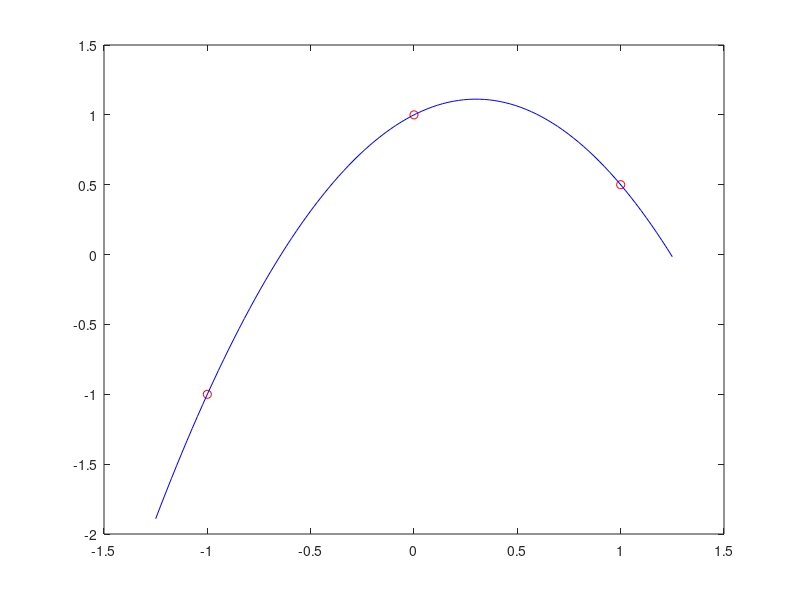

The MATLAB source for this figure:
x = [-1 0 1]';
y = [-1 1 0.5]';
A = [x.^2 x.^1 x.^0]
p = inv(A)*y

xx=linspace(-1.25,1.25);
plot(x,y,'ro',...
     xx,polyval(p,xx),'b-')
